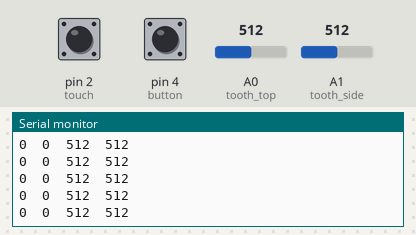
A sketch run on a simulated Arduino Uno, built with avr-gcc and run on an emulated ATmega328P. On the bench: the last lines printed to the serial monitor. The inputs (shaded band) are chosen by the test bench; at power-on: A0 (tooth_top) = 512, A1 (tooth_side) = 512, pin 2 (touch) LOW, pin 4 (button) LOW.

Above: at 1.2 s.
1.3 s: A0 (tooth_top) set to 716
At 1.31 s:
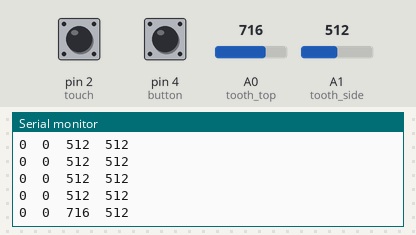
2.8 s: A1 (tooth_side) set to 716
At 2.83 s:
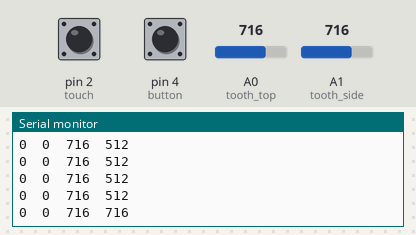
4.3 s: pin 2 (touch) pulled HIGH for 0.15 s
At 4.34 s:
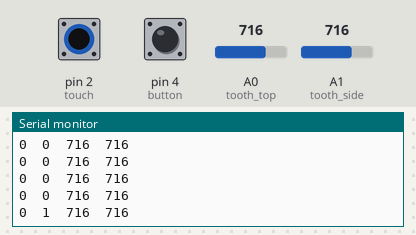
5.9 s: A0 (tooth_top) set to 1023
At 5.95 s:
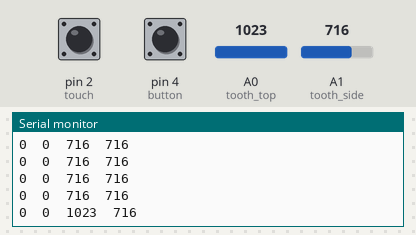
8.9 s: pin 4 (button) pulled HIGH for 0.15 s
At 8.97 s:
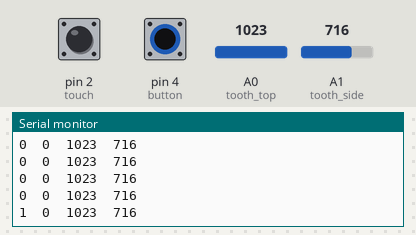
10.5 s: pin 2 (touch) pulled HIGH for 1 s
At 10.58 s:
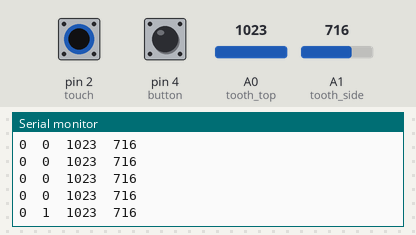
Timing chart, 0 to 13.5 s (numbered marks = the images above; inputs shaded):
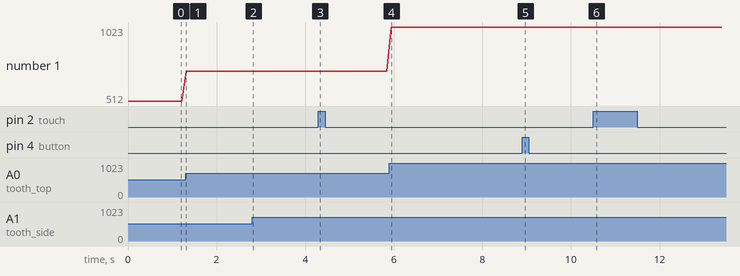

Measured:
- after the input at 1.3 s, the serial monitor: prints a new line at once (image 1)
- after the input at 2.8 s, the serial monitor: prints a new line at once (image 2)
- after the input at 4.3 s, the serial monitor: prints a new line at once (image 3)
- after the input at 5.9 s, the serial monitor: prints a new line at once (image 4)
- after the input at 8.9 s, the serial monitor: prints a new line after 0.07 s (image 5)
- after the input at 10.5 s, the serial monitor: prints a new line after 0.08 s (image 6)
- plotted number 1: 512 → 716 after the input at 1.3 s, 716 → 1023 after the input at 5.9 s

The sketch:

AltCtrlCrocodile.ino
```cpp
/*

 ***********************************************************************
 **                                                                   **
 ** alt.ctrl.analogue - analogue interface example                    **
 **                                                                   **
 ***********************************************************************

 */

int touch = 2;               // Touch switch on pin 2
int button = 4;               // Touch switch on pin 3
const int tooth_top = A0;    // Analog input pin that the IR proximity sensor is attached to
const int tooth_side = A1;   // Analog input pin that the IR proximity sensor is attached to

void setup() {
  // initialize serial communications at 9600 bps:
  Serial.begin(9600);
  pinMode(touch, INPUT);
  pinMode(button, INPUT);
}

void loop() {
  int touchState = digitalRead(touch);
  int buttonState = digitalRead(button);
  // read the analog in value:
  // write sensor value to serial
  Serial.print(buttonState);
  Serial.print("\t");
  Serial.print(touchState);
  Serial.print("\t");
  Serial.print(analogRead(tooth_top));
  Serial.print("\t");
  Serial.print(analogRead(tooth_side));
  Serial.print("\t");
  Serial.println();
  // wait 100 milliseconds
  delay(100);
}
```
